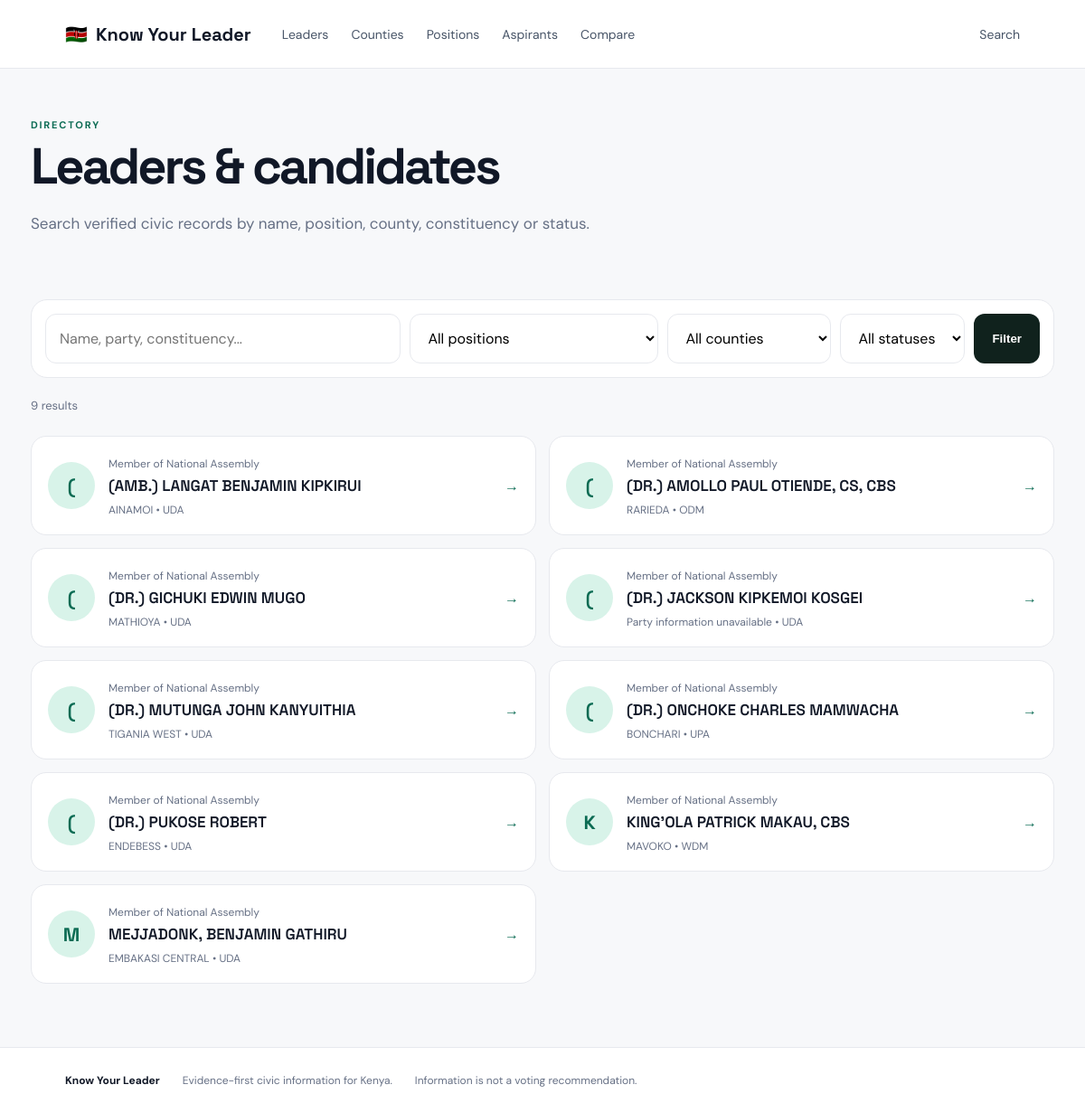
The page /leaders on the database its author committed.
### tables this page shows
CREATE TABLE leaders (
      id INTEGER PRIMARY KEY AUTOINCREMENT,
      name TEXT NOT NULL,
      position TEXT NOT NULL,
      county TEXT DEFAULT '',
      constituency TEXT DEFAULT '',
      ward TEXT DEFAULT '',
      party TEXT DEFAULT '',
      status TEXT DEFAULT 'Current office holder',
      bio TEXT DEFAULT '',
      photo_url TEXT DEFAULT '',
      performance REAL,
      activity REAL,
      promises REAL,
      finance REAL,
      evidence REAL DEFAULT 0,
      source_url TEXT,
      source_name TEXT,
      source_updated TEXT,
      last_seen TEXT,
      UNIQUE(name, position, county, constituency, ward)
    );

### app.py (the view)
@app.route('/leaders')
def leaders():
    q=request.args.get('q','').strip(); pos=request.args.get('position','').strip(); county=request.args.get('county','').strip(); status=request.args.get('status','').strip()
    sql='SELECT * FROM leaders WHERE 1=1'; args=[]
    if q: sql += ' AND (name LIKE ? OR party LIKE ? OR constituency LIKE ? OR ward LIKE ?)'; args += [f'%{q}%']*4
    if pos: sql += ' AND position=?'; args.append(pos)
    if county: sql += ' AND county=?'; args.append(county)
    if status: sql += ' AND status LIKE ?'; args.append(f'%{status}%')
    sql += ' ORDER BY name LIMIT 500'
    c=db(); data=rows_to_dict(c.execute(sql,args).fetchall()); c.close()
    return render_template('leaders.html', leaders=data, q=q, position=pos, county=county, status=status, counties=COUNTIES, positions=POSITIONS)

### app.py (called while the page is built)
def db():
    c = sqlite3.connect(DB_PATH)
    c.row_factory = sqlite3.Row
    return c

def score(l):
    vals = [l['performance'], l['activity'], l['promises'], l['finance']]
    vals = [float(v) for v in vals if v is not None]
    return round(sum(vals)/len(vals), 1) if vals else None

def rows_to_dict(rows):
    out=[]
    for r in rows:
        d=dict(r); d['score']=score(r); out.append(d)
    return out

### templates/leaders.html
{% extends 'base.html' %}{% block title %}Leaders — Know Your Leader{% endblock %}{% block content %}<section class="pagehead"><div class="eyebrow">DIRECTORY</div><h1>Leaders & candidates</h1><p>Search verified civic records by name, position, county, constituency or status.</p></section><form class="filters"><input name="q" value="{{q}}" placeholder="Name, party, constituency..."><select name="position"><option value="">All positions</option>{% for p in positions %}<option {% if p==position %}selected{% endif %}>{{p}}</option>{% endfor %}</select><select name="county"><option value="">All counties</option>{% for c in counties %}<option {% if c==county %}selected{% endif %}>{{c}}</option>{% endfor %}</select><select name="status"><option value="">All statuses</option><option {% if status=='Current' %}selected{% endif %}>Current</option><option>Aspirant</option><option>Candidate</option></select><button>Filter</button></form><div class="resultbar">{{leaders|length}} results</div><div class="grid cards">{% for l in leaders %}<a class="leadercard" href="/leader/{{l.id}}"><div class="avatar">{{l.name[:1]}}</div><div><small>{{l.position}}{% if l.county %} • {{l.county}}{% endif %}</small><h3>{{l.name}}</h3><span>{{l.party or 'Party information unavailable'}} • {{l.status}}</span></div><i>→</i></a>{% else %}<div class="empty">No matching records yet. Try another search.</div>{% endfor %}</div>{% endblock %}

### static/style.css (style rules this page uses)
:root { --ink:#111827;--muted:#667085;--line:#e7e9ee;--paper:#f7f8fa;--white:#fff;--accent:#0b6b53;--accent2:#d8f3e9;--dark:#10221d }
* { box-sizing:border-box }
body { margin:0;background:var(--paper);color:var(--ink);font-family:'DM Sans',sans-serif }
a { text-decoration:none;color:inherit }
.eyebrow { font-size:11px;font-weight:700;letter-spacing:1.8px;color:var(--accent);margin-bottom:12px }
.hero h1,.pagehead h1 { font:700 clamp(42px,6vw,76px)/.98 'Space Grotesk';letter-spacing:-3px;margin:0 0 22px }
.hero p,.pagehead p { font-size:17px;color:var(--muted);max-width:650px;line-height:1.6 }
.hero form,.filters,.compareform { display:flex;gap:10px;margin-top:28px }
.hero input,.filters input,.filters select,.compareform select { border:1px solid var(--line);background:#fff;border-radius:12px;padding:15px;font:inherit;min-width:0 }
.hero button,.filters button,.compareform button,.button { background:var(--dark);color:white;border:0;border-radius:12px;padding:14px 20px;font-weight:700;cursor:pointer }
.grid { display:grid;gap:14px }
.position small,.leadercard small { color:var(--muted);font-size:12px }
.cards { grid-template-columns:repeat(2,1fr);margin-top:25px }
.leadercard { background:#fff;border:1px solid var(--line);border-radius:17px;padding:18px;display:flex;align-items:center;gap:15px;transition:.2s }
.leadercard .avatar,.bigavatar { width:52px;height:52px;border-radius:50%;background:var(--accent2);color:var(--accent);display:grid;place-items:center;font:700 21px 'Space Grotesk';flex:none }
.leadercard h3 { font:600 17px 'Space Grotesk';margin:4px 0 }
.leadercard span { font-size:12px;color:var(--muted) }
.leadercard i { margin-left:auto;color:var(--accent) }
.pagehead { padding:55px 0 25px }
.pagehead h1 { font-size:56px }
.filters { background:#fff;padding:15px;border:1px solid var(--line);border-radius:18px }
.filters input { flex:1 }
.resultbar { color:var(--muted);font-size:13px;margin:22px 0 }

### rows shown on the page
leaders: name "(", position "Member of National Assembly", name "(AMB.) LANGAT BENJAMIN KIPKIRUI", party "AINAMOI", status "UDA"
leaders: name "(", position "Member of National Assembly", name "(DR.) AMOLLO PAUL OTIENDE, CS, CBS", party "RARIEDA", status "ODM"
leaders: name "(", position "Member of National Assembly", name "(DR.) GICHUKI EDWIN MUGO", party "MATHIOYA", status "UDA"
leaders: name "(", position "Member of National Assembly", name "(DR.) JACKSON KIPKEMOI KOSGEI", party "Party information unavailable", status "UDA"
leaders: name "(", position "Member of National Assembly", name "(DR.) MUTUNGA JOHN KANYUITHIA", party "TIGANIA WEST", status "UDA"
leaders: name "(", position "Member of National Assembly", name "(DR.) ONCHOKE CHARLES MAMWACHA", party "BONCHARI", status "UPA"
leaders: name "(", position "Member of National Assembly", name "(DR.) PUKOSE ROBERT", party "ENDEBESS", status "UDA"
leaders: name "K", position "Member of National Assembly", name "KING'OLA PATRICK MAKAU, CBS", party "MAVOKO", status "WDM"
leaders: name "M", position "Member of National Assembly", name "MEJJADONK, BENJAMIN GATHIRU", party "EMBAKASI CENTRAL", status "UDA"

### other values the page prints
{{ leaders|length }} "9"
